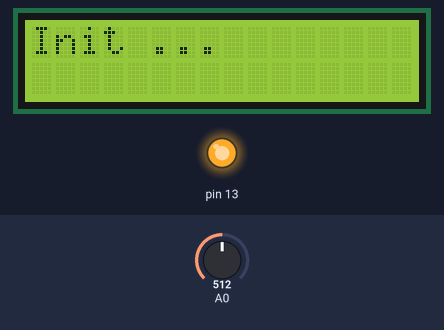
This sketch was run on a simulated Arduino Uno, built with avr-gcc and run on an emulated ATmega328P. On the bench: 16×2 character LCD, output pins drawn as LEDs (lit = HIGH). Inputs (shaded band) come from the test bench; at power-on: A0 = 512. What the sketch prints to the serial monitor is not drawn.

Above: at 1.1 s.
At 7.3 s:
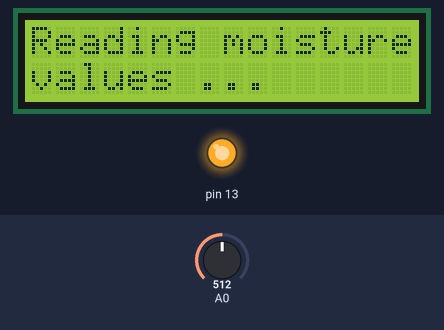
7.4 s: A0 set to 716
At 9.4 s:
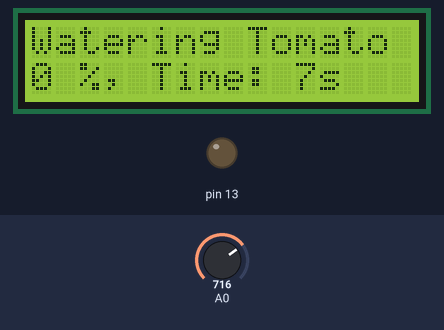
At 16.4 s:
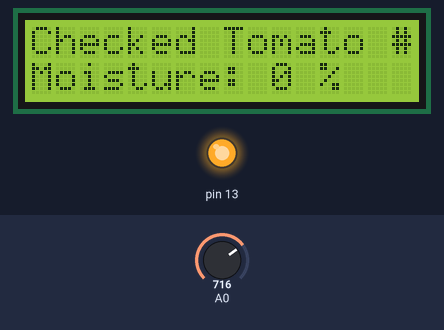
Timing chart, 0 to 17.9 s (numbered marks = the images above; inputs shaded):
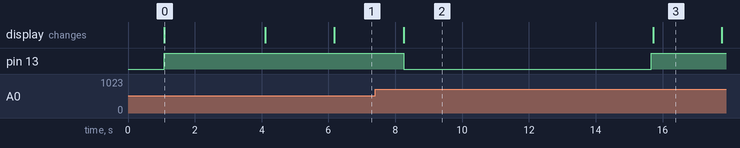

The sketch:

ArduinoPlantWatering.ino
```cpp
#include "config.h";

#include <Wire.h>
#include <LiquidCrystal_I2C.h>

LiquidCrystal_I2C lcd(0x27, 16, 2);


// overwrite default settings (found in config.h)
// #define MIN_MOISTURE_PERCENTAGE 60...

// count of settings despite to your
// hardware setup / connected pumps
const int SETS_COUNT = 1;

// your flower config
struct ConfigStruct FLOWER_SET[SETS_COUNT] = {
  { "Tomato #1", A0, 13, 0, 2000, 6000, 200, 640 }
};


void displayText (String text, int line = 0) {
  lcd.setCursor(0, line);
  lcd.print("                ");
  lcd.setCursor(0, line);
  lcd.print(text);
}

void clearText() {
  lcd.clear();
}

void setupPumpPins (struct ConfigStruct set[], int count) {
  // init pump pin modes
  for (int i = 0; i < count; ++i ) {
    int pumpPin = set[i].relayInputPin;
    pinMode(pumpPin, OUTPUT);

    // just to be sure
    setPumpState(pumpPin, false);
  }
}

int getMoisturePercentage(int pin, int min, int max) {
  int value = analogRead(pin);

  // give the arduino some time to read the analogue value carefully
  delay(5);

  // reset value to bounces
  if (value < min) {
    value = min;
  } else if (value > max) {
    value = max;
  }

  // smaller value means higher moisture
  // so we have to invert the value mapping
  return map(
           value,
           max,
           min,
           0,
           100
         );
}

void watering (ConfigStruct set[], int count) {
  for (int i = 0; i < count; ++i ) {
    wateringSet(set[i]);
  }
}

void wateringSet (ConfigStruct set) {
  String setName = String(set.displayName);

  int pumpPin = set.relayInputPin;
  int moistureValue = set.moistureValue;
  int pumpTimeOffset = set.pumpTimeOffset;
  int pumpDuration = set.pumpDuration;

  // when measured moisture value felt below the
  // "dry" zone -> pump some water
  if (moistureValue < MIN_MOISTURE_PERCENTAGE) {
    float pumpValueOffset = (float(MIN_MOISTURE_PERCENTAGE) / 100) * (float(100 - moistureValue) / 100) * 2000;

    int computedPumpTime = min(
                             MAX_WATERING_TIME,
                             pumpTimeOffset + pumpDuration + pumpValueOffset
                           );

    float timeInSecs = computedPumpTime / 1000;

    Serial.println(
      ":potable_water: Watering set «" + setName + "»" +
      ", Moisture: " + String(moistureValue) + " %" +
      ", Duration: " + String(timeInSecs) + " s"
    );

    clearText();
    displayText("Watering " + String(set.displayName), 0);
    displayText("" + String(moistureValue) + " %, Time: " + String(computedPumpTime / 1000) + "s", 1);

    setPumpState(pumpPin, true);
    delay(computedPumpTime);

    Serial.println(":ok: Watered set «" + setName + "»");
  } else {
    Serial.println(":ok: Do nothing for set " + setName + ", Moisture: " + moistureValue);
  }

  // deactive pump pin every time
  setPumpState(pumpPin, false);

  int newMoistureVal = readMoistureValue(set);

  clearText();
  displayText("Checked " + String(set.displayName), 0);
  displayText("Moisture: " + String(newMoistureVal) + " %", 1);

  delay(2000);
}

void setPumpState (int pin, bool active) {
  if (active) {
    // Serial.println("Activate Pump #" + String(pin));
    digitalWrite(pin, LOW);
  } else {
    // Serial.println("Deactivate Pump #" + String(pin));
    digitalWrite(pin, HIGH);
  }
}

void readMoistureValues (ConfigStruct set[], int count) {
  for (int i = 0; i < count; ++i ) {
    readMoistureValue(set[i]);
  }
}

int readMoistureValue (ConfigStruct set) {
  int moisturePin = set.moistureSensorPin;
  int min = set.minMoistureSensorVal;
  int max = set.maxMoistureSensorVal;

  // saves moisture value
  set.moistureValue = getMoisturePercentage(moisturePin, min, max);
  return set.moistureValue;
}

void setup() {
  // init lcd
  lcd.init();
  lcd.backlight();

  delay(1000);

  clearText();
  displayText("Init ...", 0);

  Serial.begin(9600);
  Serial.println("Hello, World");

  // init pump pin modes
  setupPumpPins(FLOWER_SET, SETS_COUNT);

  delay(3000);

  clearText();
  displayText("Done.", 0);
  delay(2000);
}


void loop() {
  lcd.backlight();

  clearText();
  displayText("Reading moisture", 0);
  displayText("values ...", 1);

  readMoistureValues(FLOWER_SET, SETS_COUNT);

  delay(2000);

  watering(FLOWER_SET, SETS_COUNT);

  Serial.println(":sleeping_accommodation: Sleep for " + String(NEXT_CHECK_DELAY / 3600000) + " hour(s) ...");
  clearText();

  float sleepTime = NEXT_CHECK_DELAY;

  while (sleepTime > 0) {
    lcd.noBacklight();
    displayText("Sleep for " + String(sleepTime / 3600000) + "h ...");
    sleepTime = sleepTime - 1000;
    delay(1000);
  }
}
```

config.h
```cpp
#pragma once

#define MIN_MOISTURE_PERCENTAGE 60

#define MAX_WATERING_TIME 12000
#define NEXT_CHECK_DELAY 3600000 // 1 hour

struct ConfigStruct {
    char *displayName;
    int moistureSensorPin;
    int relayInputPin;
    int moistureValue;
    unsigned long wateredLastTime;
    // despite the length of your pump water tubes you should
    // test the optimum delay the water needs to travel to your plantie <3
    int pumpTimeOffset;
    // the main duration of pumping water
    int pumpDuration;
    int minMoistureSensorVal;
    int maxMoistureSensorVal;
};
```

Measured:
- what the display in image 0 shows lasts 3.0 s, from 1.1 s to 4.1 s
- what the display in image 2 shows lasts 7.4 s, from 8.3 s to 15.7 s
